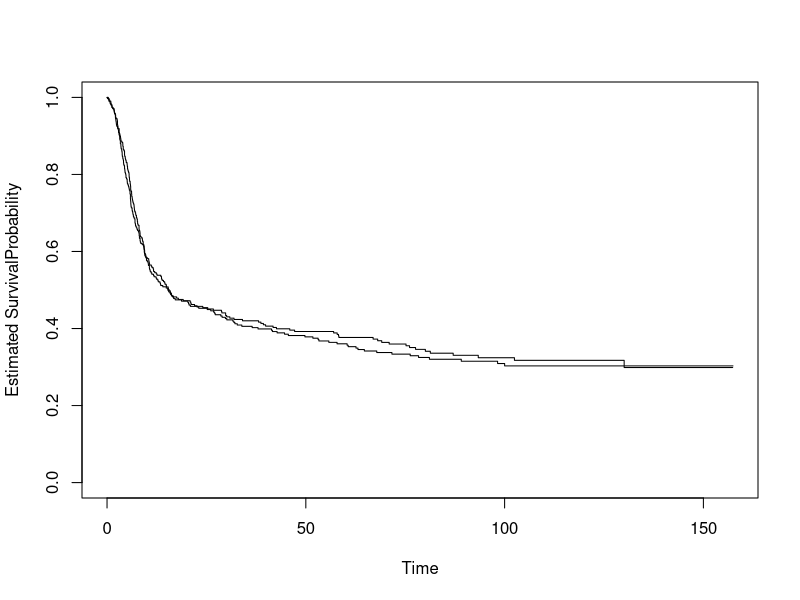
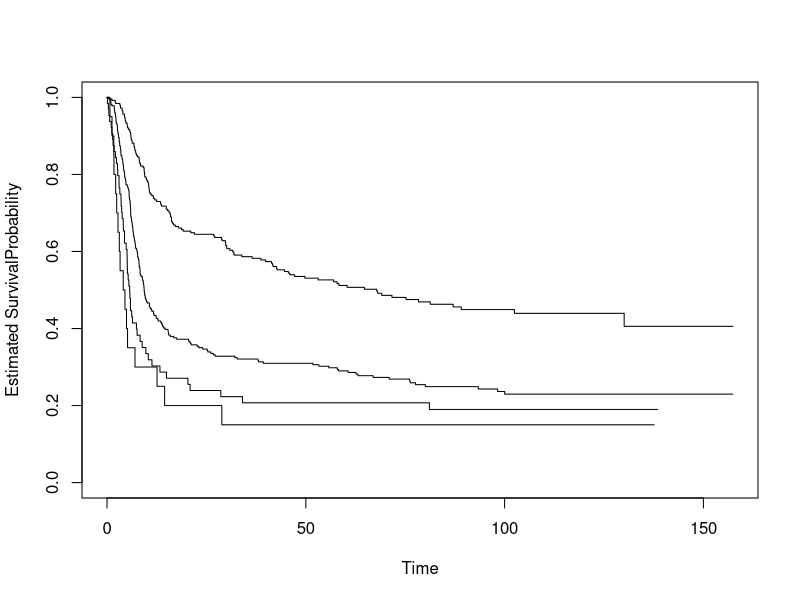
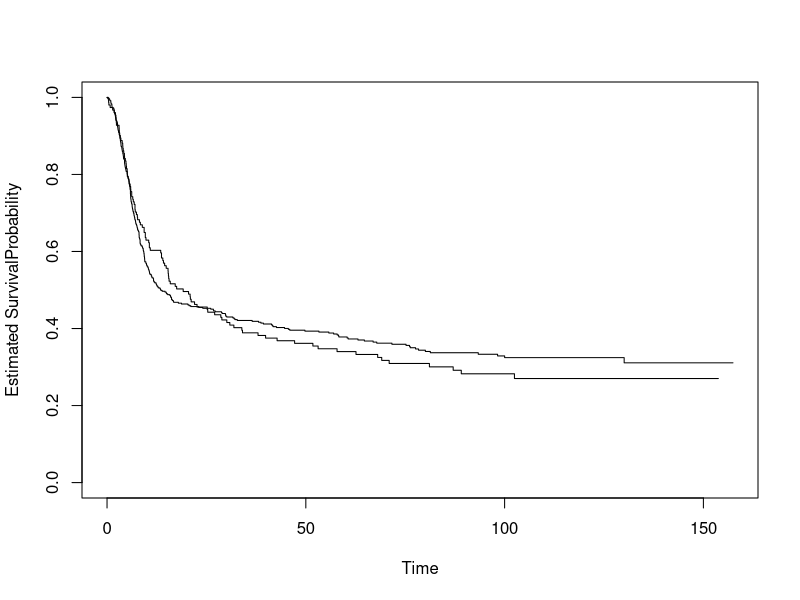
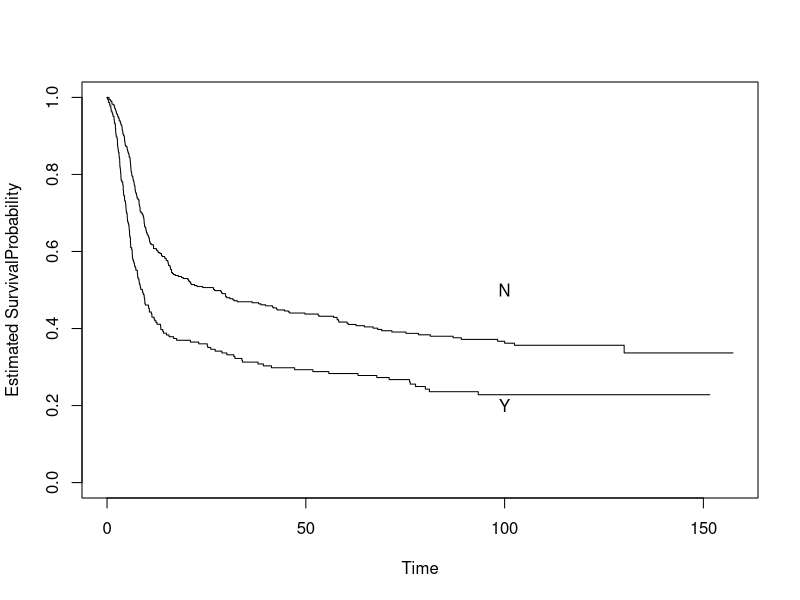
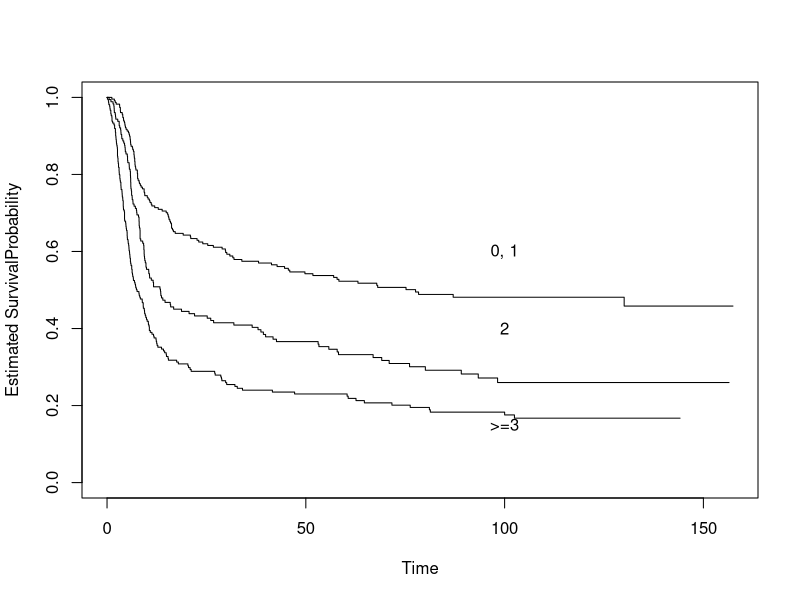
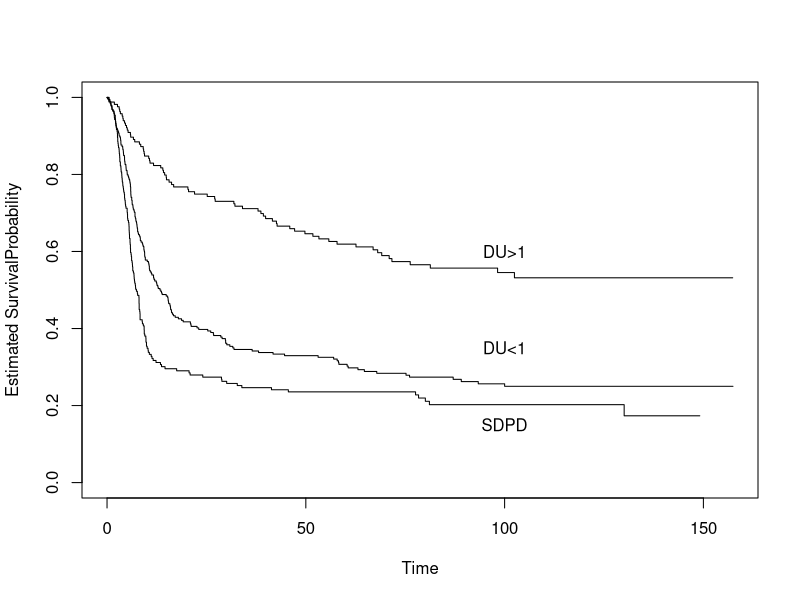
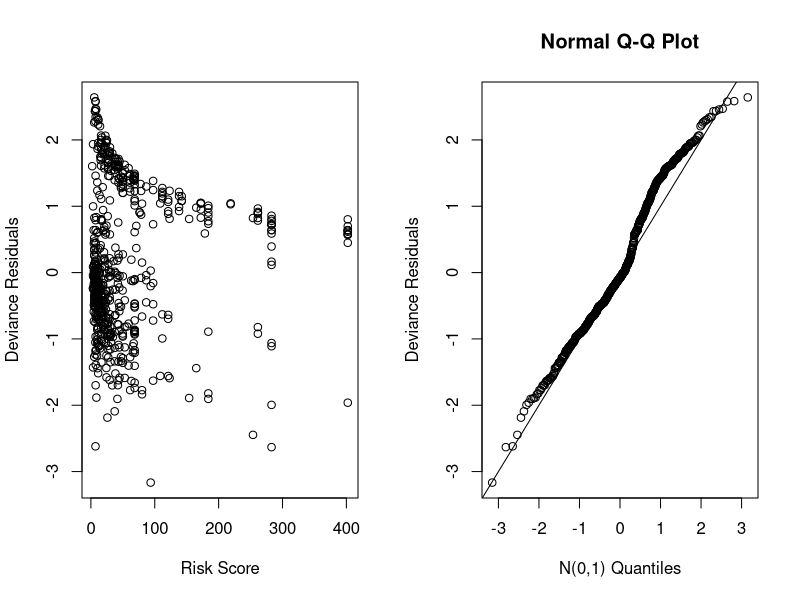

Write R code to recreate these figures, in order.
## ---- chunk 1
dat<-read.csv("lymphoma.csv",header = T)

library(survival)

dat1<-dat[-c(2,37,50,61,73,146,151,195,202,384,405,420,424,435,513,514,525,528,554,565,568,572,575,593,600,611),]
fit1<-coxph(Surv(os_time,os_event)~as.factor(trt)+as.factor(B_SYM),data = dat1)
summary(fit1)


fit2<-coxph(Surv(os_time,os_event)~as.factor(trt),data = dat1)
summary(fit2)

1-pchisq(2*(fit1$loglik[2]-fit2$loglik[2]),1)
dat2<-dat[-c(66,74,117,140,235,236,238,379,380,439,440,486,607,616,316,345,359,360,361,367,368,369,434,510,614),]


fit3<-coxph(Surv(os_time,os_event)~as.factor(trt)+as.factor(RACE),data = dat2)
summary(fit3)

fit4<-coxph(Surv(os_time,os_event)~as.factor(trt),data = dat2)
summary(fit4)
1-pchisq(2*(fit3$loglik[2]-fit4$loglik[2]),3)

fit0<-coxph(Surv(os_time,os_event)~as.factor(PERF_STA)+AGE+as.factor(STAGE)+as.factor(SEX)+as.factor(PR_RAD)+as.factor(B_SYM)+as.factor(r_score)+as.factor(pr_resp)+as.factor(pr_drug)+as.factor(trt),data = dat)
summary(fit0)

fit6<-coxph(Surv(os_time,os_event)~as.factor(PERF_STA)+as.factor(STAGE)+as.factor(SEX)+as.factor(PR_RAD)+as.factor(B_SYM)+as.factor(r_score)+as.factor(pr_resp)+as.factor(pr_drug),data = dat)
summary(fit6)

1-pchisq(2*(fit0$loglik[2]-fit6$loglik[2]),16-14)
fit7<-coxph(Surv(os_time,os_event)~as.factor(PERF_STA)+as.factor(PR_RAD)+as.factor(B_SYM)+as.factor(r_score)+as.factor(pr_resp)+as.factor(pr_drug),data = dat)
summary(fit7)
1-pchisq(2*(fit6$loglik[2]-fit7$loglik[2]),4)


fit8<-coxph(Surv(os_time,os_event)~as.factor(PERF_STA)+as.factor(PR_RAD)+as.factor(B_SYM)+as.factor(r_score)+as.factor(pr_resp),data = dat)
summary(fit8)
1-pchisq(2*(fit7$loglik[2]-fit8$loglik[2]),1)

fit9<-coxph(Surv(os_time,os_event)~as.factor(PERF_STA)+as.factor(B_SYM)+as.factor(r_score)+as.factor(pr_resp),data = dat)
summary(fit9)
1-pchisq(2*(fit8$loglik[2]-fit9$loglik[2]),1)


fit.km <-survfit(Surv(os_time, os_event)~trt, data=dat)
plot(fit.km,xlab="Time", ylab="Estimated SurvivalProbability")
fit.km1<-survfit(Surv(os_time,os_event)~ PERF_STA,data = dat)
fit.km2<-survfit(Surv(os_time,os_event)~ PR_RAD, data = dat)
fit.km3<-survfit(Surv(os_time,os_event)~ B_SYM,data = dat)
fit.km4<-survfit(Surv(os_time,os_event)~ r_score,data = dat)
fit.km5<-survfit(Surv(os_time,os_event)~ pr_resp,data = dat)
plot(fit.km1,xlab="Time", ylab="Estimated SurvivalProbability")
plot(fit.km2,xlab="Time", ylab="Estimated SurvivalProbability")
plot(fit.km3,xlab="Time", ylab="Estimated SurvivalProbability")
text(100,0.2,"Y")
text(100,0.5,"N")
plot(fit.km4,xlab="Time", ylab="Estimated SurvivalProbability")
text(100,0.15,">=3" )
text(100,0.4,"2" )
text(100,0.6,"0, 1" )
plot(fit.km5,xlab="Time", ylab="Estimated SurvivalProbability")
text(100,0.15,"SDPD")
text(100,0.35,"DU<1")
text(100,0.6,"DU>1")
logrk1<-survdiff(Surv(os_time,os_event)~as.factor(PERF_STA),data = dat)
logrk0<-survdiff(Surv(os_time,os_event)~as.factor(trt),data = dat)
logrk0
logrk1
logrk2<-survdiff(Surv(os_time,os_event)~as.factor(PR_RAD),data = dat)
logrk2
logrk3<-survdiff(Surv(os_time,os_event)~as.factor(B_SYM),data = dat)
logrk3
logrk4<-survdiff(Surv(os_time,os_event)~as.factor(r_score),data = dat)
logrk4
logrk5<-survdiff(Surv(os_time,os_event)~as.factor(pr_resp),data = dat)
logrk5



delta<-dat$os_event
x<-dat$os_time
PS<-dat$PERF_STA
PR<-dat$PR_RAD
BS<-dat$B_SYM
rs<-dat$r_score
pr_resp<-dat$pr_resp
PERF_STA<-dat$PERF_STA
AGE<-dat$AGE
STAGE<-dat$STAGE
SEX<-dat$SEX
B_SYM<-dat$B_SYM
r_score<-dat$r_score
PR_RAD<-dat$PR_RAD
pr_drug<-dat$pr_drug
pr_resp<-dat$pr_resp
trt<-dat$trt



fit.lognm0<-survreg(Surv(os_time,os_event)~as.factor(PERF_STA)+AGE+as.factor(STAGE)+as.factor(SEX)+as.factor(PR_RAD)+as.factor(B_SYM)+as.factor(r_score)+as.factor(pr_resp)+as.factor(pr_drug)+as.factor(trt),data = dat,dist="lognormal")
summary(fit.lognm0)


fit.lognm7<-survreg(Surv(os_time,os_event)~as.factor(PERF_STA)+as.factor(PR_RAD)+as.factor(B_SYM)+as.factor(r_score)+as.factor(pr_resp)+as.factor(pr_drug),data = dat,dist="lognormal")
summary(fit.lognm7)




1-pchisq(2*((-1815.7)-(-1821.1)),16-10)
fit.resids7<-resid(fit.lognm7, type="deviance")
par(mfrow=c(1,2))
plot(predict(fit.lognm7),fit.resids7,ylab="Deviance Residuals",xlab="Risk Score")
qqnorm(fit.resids7,ylab="Deviance Residuals",xlab="N(0,1) Quantiles")
abline(0,1)



